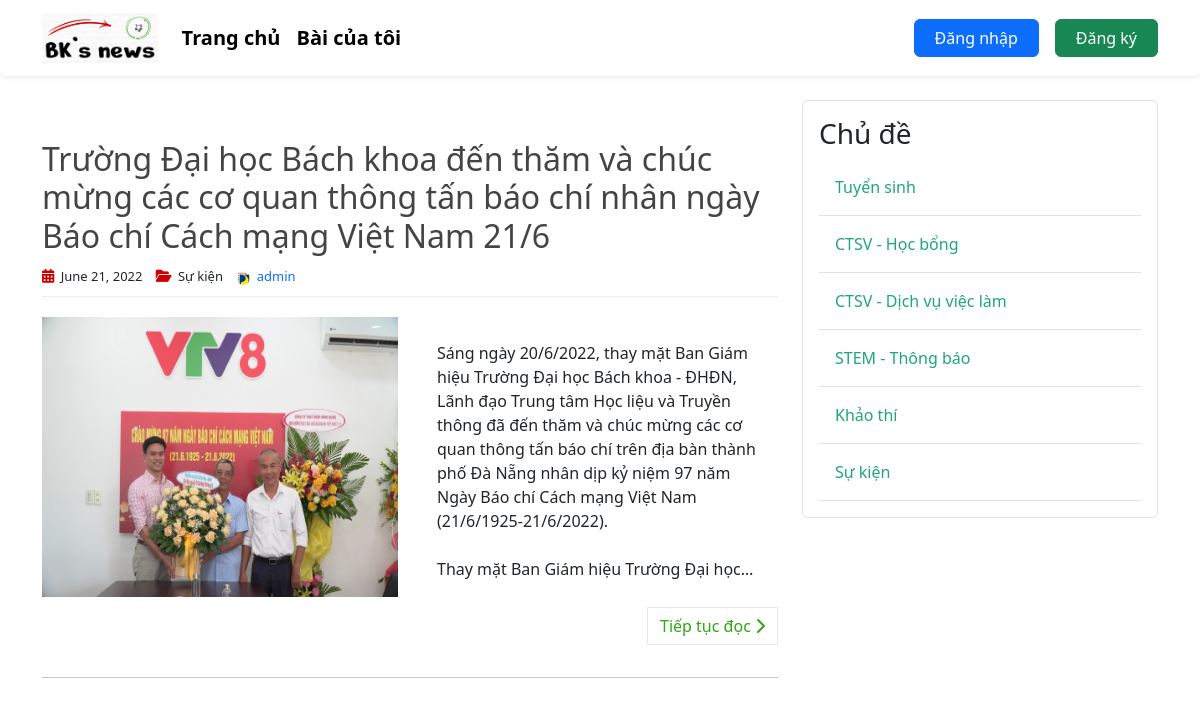
The page / on the database its author committed.
### post_app/models.py (models this page shows, shortened)
class Post(models.Model):
    title = models.CharField(max_length=255)
    content = models.TextField()
    date_posted = models.DateTimeField(default=timezone.now)
    author = models.ForeignKey(User, on_delete=models.CASCADE)
    image = models.ImageField(default='default.jpg', upload_to='post_pics')
    topic = models.ForeignKey(Topic, on_delete=models.CASCADE, null=True, blank=False)

class Topic(models.Model):
    name = models.TextField(max_length=256)

### user_app/models.py (models this page shows, shortened)
class Profile(models.Model):
    user = models.OneToOneField(User, on_delete=models.CASCADE)
    avatar = models.ImageField(default='default.jpg', upload_to='profile_pics')

### post_app/views.py (the view)
# urls.py: path('', HomeListView.as_view(), name='home'),
class HomeListView(ListView):
    model = Post
    template_name = 'post/home.html'
    context_object_name = 'posts'
    ordering = ['-date_posted']
    paginate_by = 5
    queryset: Post.objects.all()
    def get_context_data(self, **kwargs):
        context = super(HomeListView, self).get_context_data(**kwargs)
        context['topics'] = Topic.objects.all()
        return context

### post_app/templates/post/home.html (shortened to what this page needs)
{% extends 'base.html' %}
{% load static %}
{% block post_content %}
<head>
    <link href="https://cdn.jsdelivr.net/npm/bootstrap@5.2.0-beta1/dist/css/bootstrap.min.css" rel="stylesheet"
>
    <link rel="stylesheet" type="text/css" href="{% static 'article/home.css' %}">
    <link rel="stylesheet" href="https://cdnjs.cloudflare.com/ajax/libs/font-awesome/6.1.1/css/all.min.css"
 />
</head>
{% for post in posts %}
<article>
    <header>
        <h2>
            <a href="{% url 'post-detail' post.id %}" class="post-title">
                {{ post.title }}
            </a>
        </h2>
        <div class="entry-meta">
            <span>
                <i class="fa-solid fa-calendar-days"></i>
                {{ post.date_posted | date:"F d, Y" }}
            </span>
            <span>
                <i class="fa-solid fa-folder-open"></i>
                {{ post.topic.name }}
            </span>
            <span>
                <img class="rounded-circle account-img" src="{{ post.author.profile.avatar.url }}" alt="account-image">
                <a href="{% url 'user-posts' post.author.username %}" class="ms-auto">{{ post.author }}</a>
            </span>
        </div>
    </header>
    <div class="entry-content row">
        <img
            class="col-sm-6"
            src="{{ post.image.url }}"
            alt="image">
        <div class="col-sm-6">
            <p class="post-content truncate-content">
                {{ post.content }}
            </p>
        </div>
        <p>
            <a href="{% url 'post-detail' post.id %}" class="read-more">
                Tiếp tục đọc
                <i class="fa fa-chevron-right"></i>
            </a>
        </p>
    </div>
    <hr class="section-divider">
</article>
{% endfor%}
    {% endblock post_content %}
{% block topic_content %}
    {% include 'topic/topic_sidebar.html' %}
{% endblock topic_content %}

### templates/base.html (shortened to what this page needs)
{% load static %}
<!DOCTYPE html>
<html lang="en">
<head>
    <link href="https://cdn.jsdelivr.net/npm/bootstrap@5.2.0-beta1/dist/css/bootstrap.min.css" rel="stylesheet">
    <link rel="stylesheet" type="text/css" href="{% static 'css/main.css' %}">
    <link rel="stylesheet" href="https://cdnjs.cloudflare.com/ajax/libs/font-awesome/6.1.1/css/all.min.css" />
</head>
<body>
    <header>
        <nav class="navbar navbar-expand-md fixed-top navbar-light shadow-sm bg-body rounded">
            <div class="container">
                <a href="{% url 'home' %}" class="navbar-brand mr-4">
                    <img id="logo" src="{% static 'images/logo.jpg' %}" alt="logo">
                </a>
                <div class="collapse navbar-collapse">
                    <div class="navbar-nav">
                        <a href="{% url 'home' %}" class="nav-item nav-link fs-5 fw-bold">Trang chủ</a>
                        <a href="#" class="nav-item nav-link fs-5 fw-bold">Bài của tôi</a>
                    </div>
                    <div class="navbar-nav">
                        {% if user.is_authenticated %}
                            <div class="dropdown nav-item nav-link">
                                <div type="button" id="dropdownMenuButton1" data-bs-toggle="dropdown" aria-expanded="false">
                                    <span>{{ user.username }}</span>
                                    <img src="{{ user.profile.avatar.url }}" alt="avatar" class="rounded-circle navbar-avatar-img">
                                </div>
                                <ul class="dropdown-menu" aria-labelledby="dropdownMenuButton1">
                                    <li>
                                        <a class="dropdown-item" href="{% url 'profile' %}">
                                            <i class="fa-solid fa-user"></i>
                                            Hồ sơ
                                        </a>
                                    </li>
                                    <li class="divider"></li>
                                    <li>
                                        <a class="dropdown-item" href="{% url 'post-create' %}">
                                            <i class="fa-solid fa-file-circle-plus"></i>
                                            Đăng bài
                                        </a>
                                    </li>
                                    <li class="divider"></li>
                                    <li>
                                        <a class="dropdown-item" href="{% url 'logout' %}">
                                            <i class="fa-solid fa-arrow-right-from-bracket"></i>
                                            Đăng xuất
                                        </a>
                                    </li>
                                </ul>
                            </div>
                        {% else %}
                            <button type="button" class="btn btn-primary me-3">
                                <a href="{% url 'login' %}" class="nav-item nav-link text-login">Đăng nhập</a>
                            </button>
                            <button type="button" class="btn btn-success">
                                <a href="{% url 'register' %}" class="nav-item nav-link text-signup">Đăng ký</a>
                            </button>
                        {% endif %}
                    </div>
                </div>
            </div>
        </nav>
    </header>
    <main role="main" class="container">
        <div class="row">
            <div class="col-md-8">
                {% block post_content %}{% endblock %}
            </div>
            <div class="col-md-4">
                {% block topic_content %}{% endblock %}
            </div>
        </div>
    </main>
</html>

### post_app/templates/topic/topic_sidebar.html
<div class="content-section border p-3 rounded">
    <h3>Chủ đề</h3>
    {% for topic in topics %}
        <a href="{% url 'topic-posts' topic.id %}" class="topic-link">
            <div class="border-bottom w-100 p-3">
                {{topic.name}}
            </div>
        </a>
    {% endfor%}
</div>

### post_management_system/static/css/main.css (style rules this page uses)
body { color: #000; margin-top: 5rem; }
a, a:hover { text-decoration: none; }
header > nav { background-color: #B8DBD9; }
.navbar-expand-md .navbar-collapse { justify-content: space-between; }
.nav-item.nav-link { display: inline; color: #000; }
#logo { height: 50px; }
.text-login, .text-signup { color: white !important; }
main { margin-top: 100px; }

### post_app/static/article/home.css (style rules this page uses)
a, a:hover { text-decoration: none; }
article { margin-bottom: 20px; }
article header { border-bottom: 1px solid #eee; margin: 40px 0 20px; padding-bottom: 9px; }
.post-title { color: #444; }
.entry-meta span { font-size: 13px; margin-right: 10px; }
.entry-meta i { font-size: 14px; margin-right: 3px; color: #cc0000; }
.account-img { height: 14px; width: 14px; margin-right: 3px; border: #cc0000; }
.truncate-content { display: -webkit-box; -webkit-line-clamp: 11; -webkit-box-orient: vertical; overflow: hidden; text-overflow: ellipsis; }
.entry-content { margin-top: 20px; }
.post-content { white-space: pre-line; position: relative; min-height: 1px; padding-right: 15px; padding-left: 15px; }
.read-more { float: right; border: 1px solid #e8e8e8; color: #33a415; background-color: transparent; margin-top: 10px; padding: 6px 12px; }
.topic-link div { color: #1fa67a; }

### rows shown on the page
Post: title "Trường Đại học Bách khoa đến thăm và chúc mừng các cơ quan thông tấn báo chí nhân ngày Báo chí Cách mạng Việt Nam 21/6", date_posted "June 21, 2022", topic.name "Sự kiện", author.profile.avatar (picture), author "admin", image (picture), content "Sáng ngày 20/6/2022, thay mặt Ban Giám hiệu Trường Đại học Bách khoa - ĐHĐN, Lãnh đạo Trung tâm Học liệu và Truyền thông đã đến thăm và chúc mừng các cơ quan thông tấn báo chí trên địa bàn thành phố Đà Nẵng nhân dịp kỷ niệm 97 năm Ngày Báo chí Cách mạng Việt Nam (21/6/1925-21/6/2022). Thay mặt Ban Giám hiệu Trường Đại…"
Topic: name "Tuyển sinh"
Topic: name "CTSV - Học bổng"
Topic: name "CTSV - Dịch vụ việc làm"
Topic: name "STEM - Thông báo"
Topic: name "Khảo thí"
Topic: name "Sự kiện"
